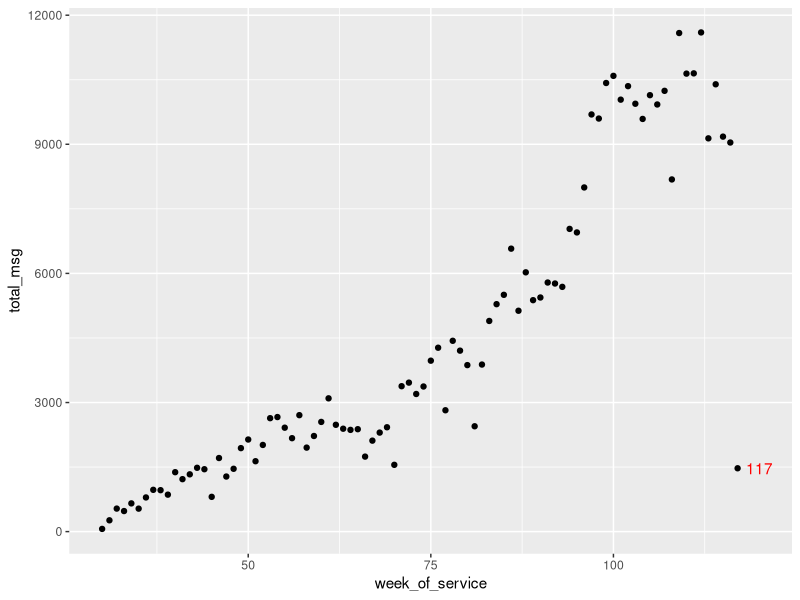
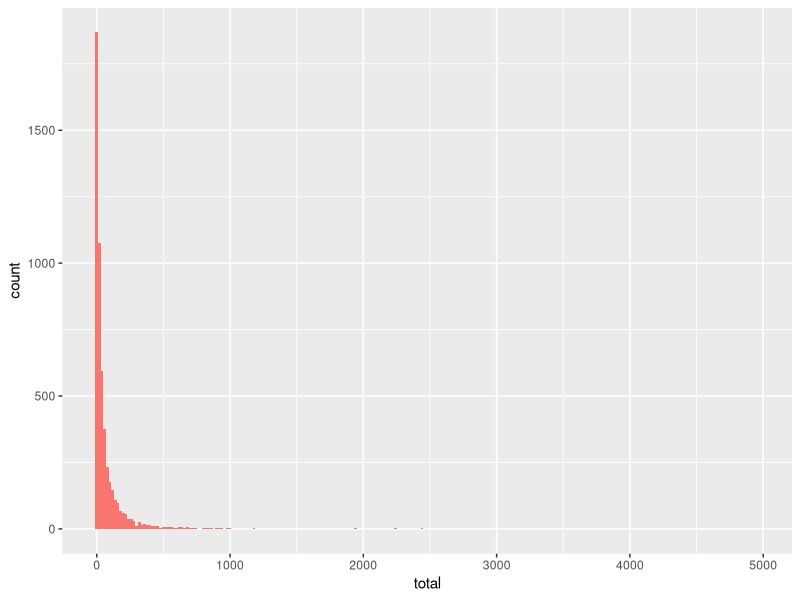
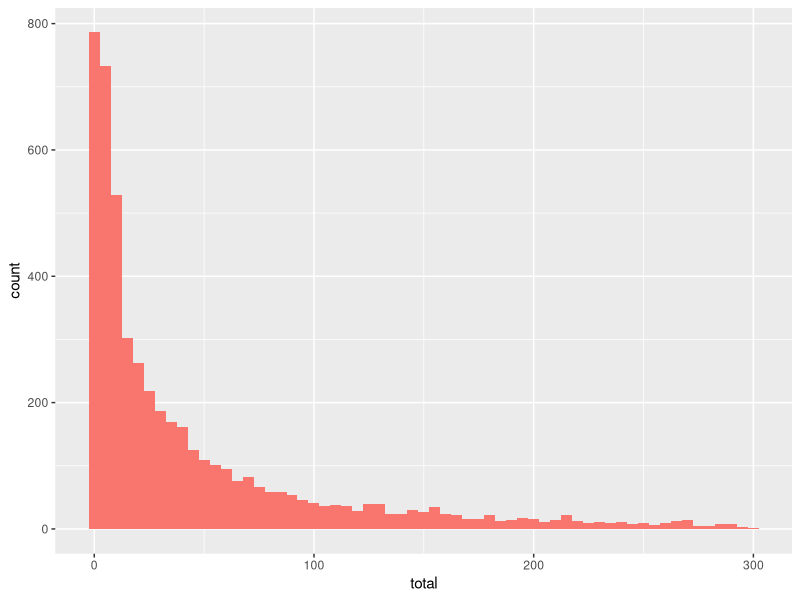
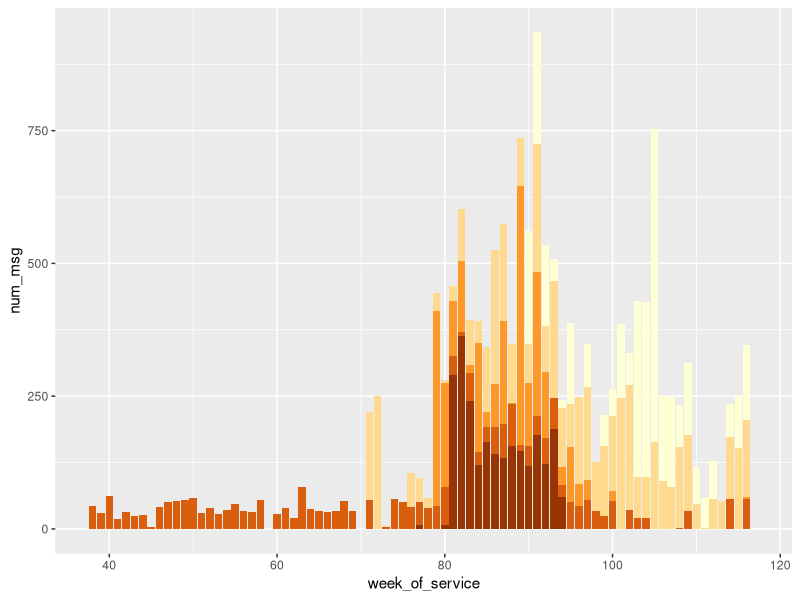

Write the R code that produced these figures, in order.
## ---- chunk 1
knitr::opts_chunk$set(echo = TRUE)
library(tidyverse)
## ---- chunk 2
coach <- read_csv("coach_data.csv") %>% 
  rename(num_msg = `Number of messages per week`)
## ---- chunk 3
counts <- coach %>% 
  group_by(week_of_service) %>% 
  count(num_msg) %>% 
  mutate(total_msg = sum(n * num_msg)) %>% 
  distinct(total_msg)
counts

ggplot(counts, aes(x = week_of_service, y = total_msg)) +
  geom_point() +
  geom_text(aes(label= ifelse(week_of_service == 117,
                             as.character(week_of_service), "")), 
                nudge_x = 3, 
                color = "red")
## ---- chunk 4
actives <- coach %>% 
  group_by(hashed_member_id) %>% 
  count(num_msg) %>% 
  mutate(total = sum(n * num_msg)) %>% 
  distinct(total) %>% 
  arrange(desc(total))
actives

top5_member <- actives %>% 
  head(5) %>% 
  pull(hashed_member_id)

ggplot(actives, aes(x = total)) +
  geom_histogram(binwidth = 20, aes(fill = "e3a42c")) + 
  theme(legend.position = "none")

actives %>% 
  filter(total < 300) %>% 
  ggplot(aes(x = total)) +
    geom_histogram(binwidth = 5, aes(fill = "e3a42c")) +
    theme(legend.position = "none") 
## ---- chunk 5
top5_activity <- coach %>% 
  filter(hashed_member_id %in% top5_member) %>% 
  arrange(desc(num_msg))

ggplot(top5_activity, aes(x = week_of_service, y = num_msg)) +
  geom_col(aes(fill = hashed_member_id)) +
  theme(legend.position = "none") +
  scale_fill_brewer(palette = "YlOrBr")


